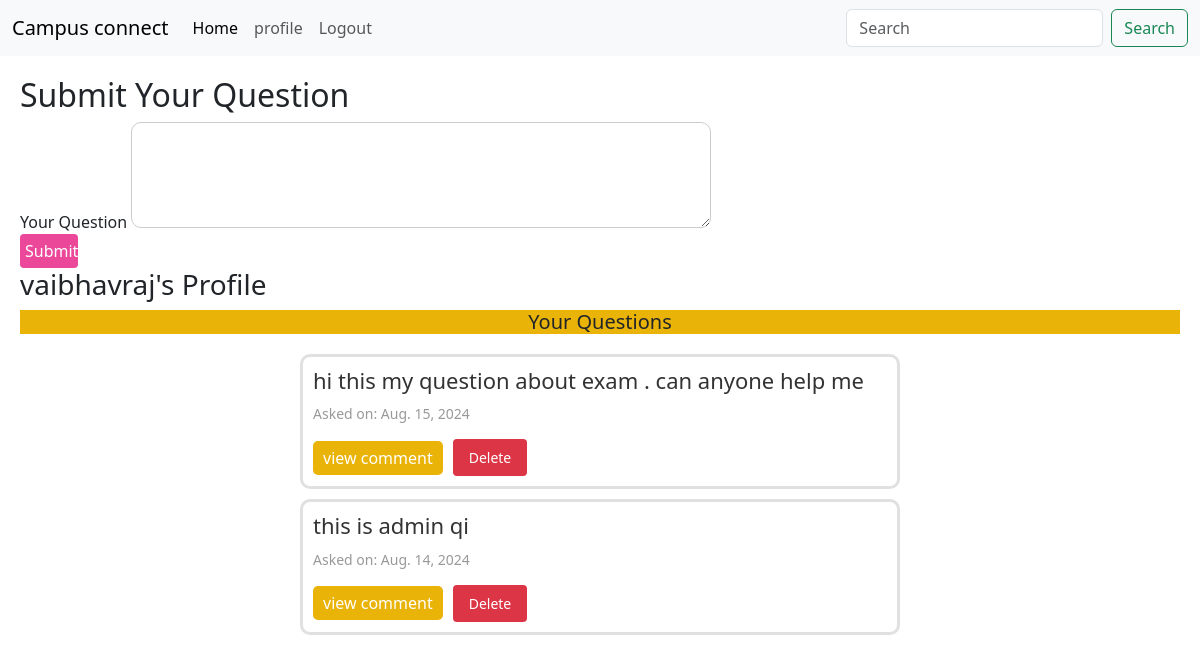
The app's page /profile/ (signed in), older data.
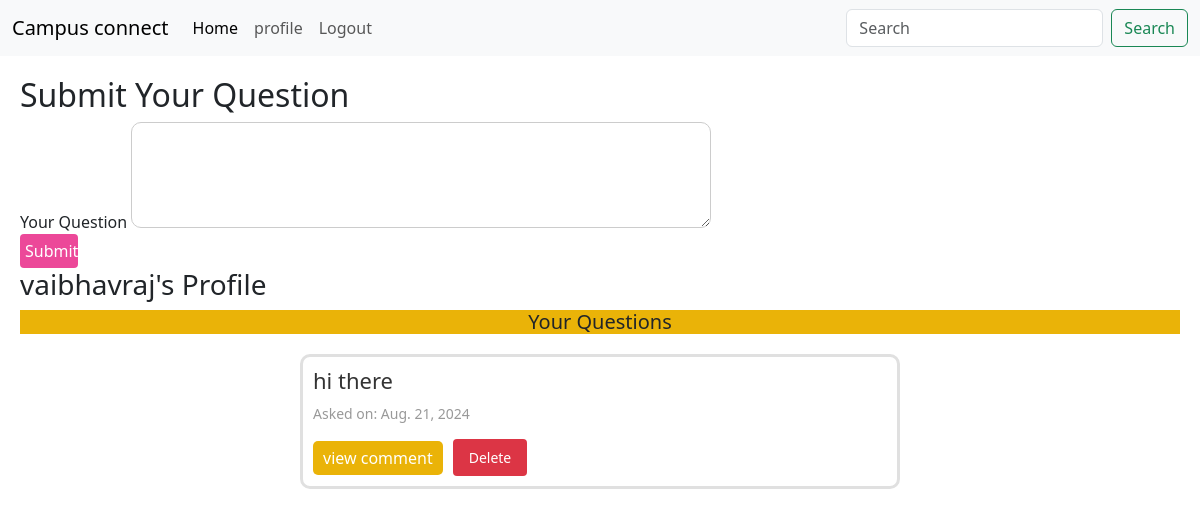
The same page, newer data.
### student/models.py (models this page shows, shortened)
class questions(models.Model):
    user = models.ForeignKey(User,on_delete=models.CASCADE)
    question_text = models.TextField(max_length=240)
    created_on = models.DateField(auto_now_add=True)

### student/views.py (the view)
# urls.py: path('profile/',views.profile,name='profile'),
@login_required
def profile(request):
    user_question = questions.objects.filter(user=request.user).order_by('-created_on')
    if request.method=='POST':
        form = QuestionForm(request.POST)
        if form.is_valid():
            question = form.save(commit=False)
            question.user = request.user
            question.save()
            return redirect('home')
    else:
        form = QuestionForm()
    return render(request,'profile.html',{'form':form, 'user_question': user_question})

### student/forms.py
class QuestionForm(forms.ModelForm):
    class Meta:
        model = questions
        fields =['question_text']
        widgets = {
            'question_text': forms.Textarea(attrs={'rows': 4, 'cols': 40}),
        }

### student/templates/profile.html (shortened to what this page needs)
{% extends "base.html" %} {% block content%}
<!DOCTYPE html>
<html lang="en">
  <head>
  </head>
  <body>
    <div class="form-container">
      <h2>Submit Your Question</h2>
      <form method="post">
        <div class="form-group">
          <label for="id_question_text">Your Question</label>
          {{ form.question_text }}
        </div>
        <div class="form-group">
          <button type="submit">Submit</button>
        </div>
      </form>
      <h3>{{ request.user.username }}'s Profile</h3>
      <h2 class="questions-title">Your Questions</h2>
      {% if user_question %}
      <ul class="questions-list">
        {% for question in user_question %}
        <li class="question-item">
          <h3 class="question-text">{{ question.question_text }}</h3>
          <p class="question-date">Asked on: {{ question.created_on }}</p>
          <div class="buttons-container">
            <a
              class="question-link"
              href="{% url 'question_detail' question.id %}"
              >view comment</a
            >
            <form action="{% url 'delete_question' question.id %}">
              <button type="submit" class="delete-button">Delete</button>
            </form>
          </div>
        </li>
        {% endfor %}
      </ul>
      {% else %}
      <p class="no-questions">You haven't asked any questions yet.</p>
      {% endif %}
    </div>
  </body>
</html>
{%endblock%}

Row changes from the older to the newer data that the page shows:
removed questions: question_text "hi this my question about exam . can anyone help me", created_on "Aug. 15, 2024"
removed questions: question_text "this is admin qi", created_on "Aug. 14, 2024"
added questions: question_text "hi there", created_on "Aug. 21, 2024"
